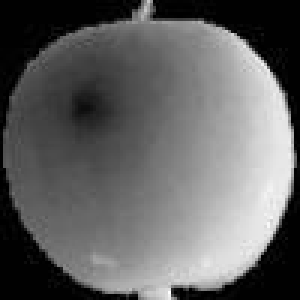
#> input picture 4.MachineLearning/Data/fruits/fruits_001.jpg, 100 x 100 px (shown 3 times larger); its folder holds only this picture in this run
$ jupyter execute --allow-errors '33.이미지 처리.ipynb'   (shell and % lines are left out)
#> lines starting #> are read from the running program, lines starting #| are printed output that depends on the picture
# Numpy를 Image로 변환 하기

[cell 1]
import warnings
warnings.filterwarnings('ignore')

[cell 2]
# Numpy Data 불러오기
import numpy as np
#> (the rest of this cell did not finish here and is left out)

[cell 3]
# Image로 저장하기
from PIL import Image
#> (the rest of this cell did not finish here and is left out)

---
# Image를 읽어서 Numpy로 변환하기

[cell 4]
import glob

[cell 5]
numberOfData = 300
imgSize = 100

[cell 6]
# 배열 초기화로 만들기
fruitsData = np.zeros(numberOfData*imgSize*imgSize, dtype=np.int32).reshape(numberOfData, imgSize, imgSize)

[cell 7]
i = 0
#> (the rest of this cell did not finish here and is left out)

#> (a cell that did not finish here is left out)

[cell 9]
# Image 확인

import matplotlib.pyplot as plt
plt.imshow(fruitsData[0].reshape(100, 100), cmap='gray_r')
plt.show()
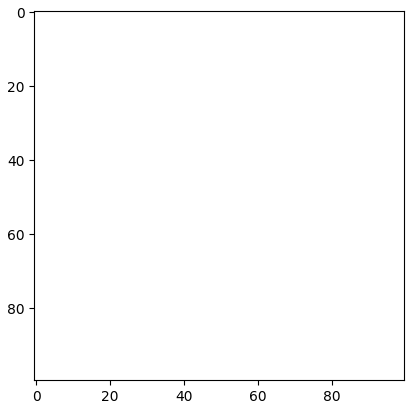
#> figure drawn by matplotlib, 1 panel
